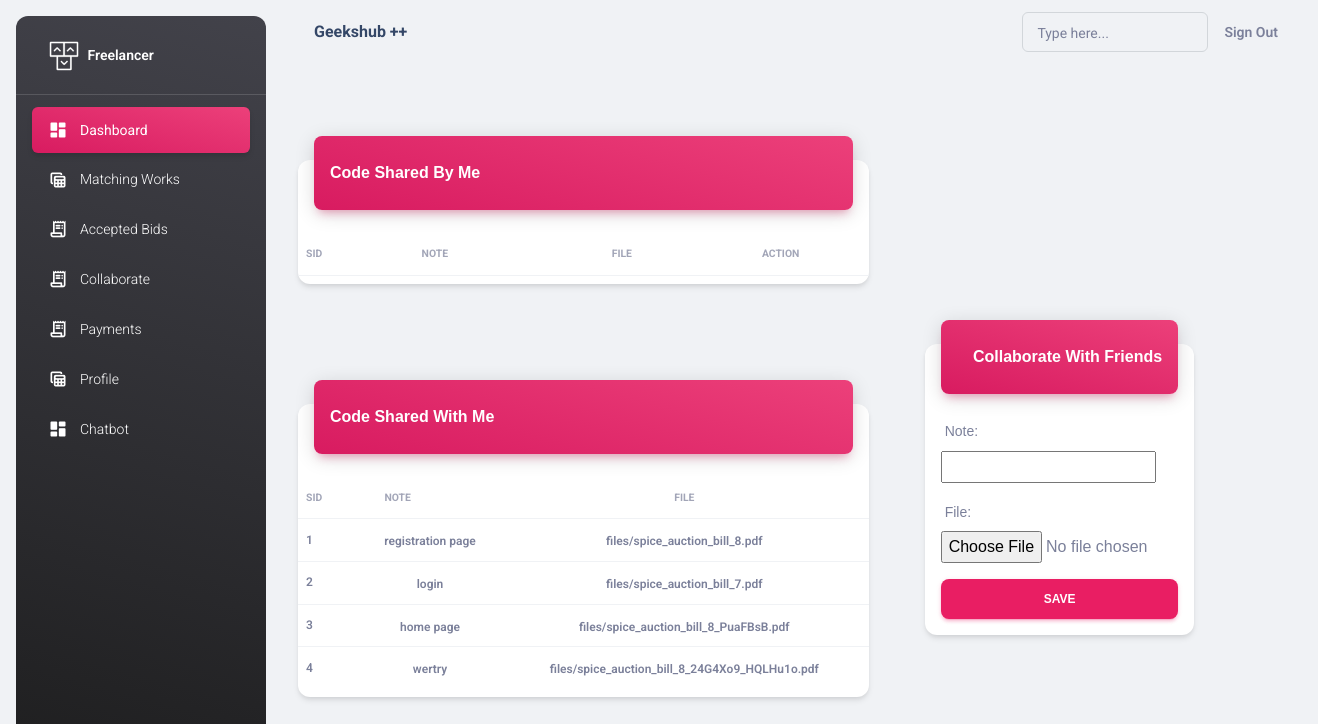
The page /collaborator/ on the database its author committed.
### adminapp/models.py (models this page shows)
class Collaborate(models.Model):
    note = models.CharField(max_length=100,)
    file= models.FileField(upload_to="files",null=True)
    coder = models.ForeignKey(Coder, on_delete=models.CASCADE)

### coderapp/views.py (the view, shortened to what this page needs)
# urls.py: path("collaborator/",views.CollaboratorView.as_view(),name="collaborator"),
class CollaboratorView(FormView):
    template_name = "coderapp/collabarator.html"
    form_class = CollaboratorForm
    success_url = reverse_lazy("collaborator")
    def get_context_data(self, **kwargs):
        context = super().get_context_data(**kwargs)
        context["collaborators"] = Collaborate.objects.filter(coder=self.request.user.id)
        context["collaborator"] = Collaborate.objects.exclude(coder=self.request.user.id)
        return context

### coderapp/forms.py
class CollaboratorForm(forms.ModelForm):
   class Meta:
      model=Collaborate
      fields=["note","file"]

### coderapp/templates/coderapp/collabarator.html (shortened to what this page needs)
{%extends 'coderapp/base.html'%}
{%load static%}
{%block body_block%}
<div class="container-fluid py-4">
    <div class="row">
      <div class="col-7 mb-4 mt-5">
        <div class="card my-4">
          <div class="card-header p-0 position-relative mt-n4 mx-3 z-index-2">
            <div class="bg-gradient-primary shadow-primary border-radius-lg pt-4 pb-3">
              <h6 class="text-white text-capitalize ps-3">Code shared by me</h6>
            </div>
          </div>
          <div class="card-body px-0 pb-2 ">
            <div class="table-responsive p-0">
              <table class="table align-items-center mb-0">
                <thead>
                  <tr>
                    <th class="text-uppercase text-secondary text-xxs font-weight-bolder opacity-7 ps-2">Sid</th>
                    <th class="text-uppercase text-secondary text-xxs font-weight-bolder opacity-7 ">note</th>
                    <th class="text-center text-uppercase text-secondary text-xxs font-weight-bolder opacity-7">file</th>
                    <th class="text-center text-uppercase text-secondary text-xxs font-weight-bolder opacity-7">Action</th>
                  </tr>
                </thead>
              </table>
            </div>
          </div>
        </div>
      </div>
    </div>
    <div class="row">
        <div class="col-7 mb-4 mt-5">
          <div class="card my-4">
            <div class="card-header p-0 position-relative mt-n4 mx-3 z-index-2">
              <div class="bg-gradient-primary shadow-primary border-radius-lg pt-4 pb-3">
                <h6 class="text-white text-capitalize ps-3">Code shared with me</h6>
              </div>
            </div>
            <div class="card-body px-0 pb-2 ">
              <div class="table-responsive p-0">
                <table class="table align-items-center mb-0">
                  <thead>
                    <tr>
                      <th class="text-uppercase text-secondary text-xxs font-weight-bolder opacity-7 ps-2">Sid</th>
                      <th class="text-uppercase text-secondary text-xxs font-weight-bolder opacity-7 ">note</th>
                      <th class="text-center text-uppercase text-secondary text-xxs font-weight-bolder opacity-7">file</th>
                    </tr>
                  </thead>
                  <tbody>
                      {%for c in collaborator%}
                      <tr>
                        <td>
                            <p class="text-xs font-weight-bold mb-0">{{c.id}}</p>
                        </td>
                        <td class="align-middle text-center">
                            <span class="text-secondary text-xs font-weight-bold">{{c.note}}</span>
                        </td>
                        <td class="align-middle text-center">
                          <a href="{{ c.file.url }}" class="text-secondary text-xs font-weight-bold" download>{{ c.file.name }}</a>
                      </td>
                    </tr>
                      {%endfor%}
                  </tbody>
                </table>
              </div>
            </div>
          </div>
        </div>
      </div>
    <div class="type-box d-flex justify-content-end  ">
        <div class="col-5 position-relative">
            <div class="card">
                <div class="card-header p-0 position-relative mt-n4 mx-3 z-index-2">
                    <div class="bg-gradient-primary shadow-primary border-radius-lg pt-4 pb-3">
                        <h6 class="text-white text-capitalize ps-3 text-center">Collaborate With Friends</h6>
                </div>
                <form method="post" enctype="multipart/form-data" class="mt-4">
                    {{form.as_p}}
                    <div class="text-center">
                        <button type="submit" class="btn btn-primary form-control">SAVE</button>
                    </div>
                </div>
            </div>
        </div>
    </div>
  </div>
{%endblock%}

### coderapp/templates/coderapp/collabarator.html (style rules this page uses)
.card-header { position: relative; z-index: 1; font-family: Arial, sans-serif; text-transform: capitalize; }
.type-box { margin-top: -650px; padding: 25%; margin-left: auto; margin-right: -15%; }

### rows shown on the page
Collaborate: id "1", note "registration page", file.name "files/spice_auction_bill_8.pdf"
Collaborate: id "2", note "login", file.name "files/spice_auction_bill_7.pdf"
Collaborate: id "3", note "home page", file.name "files/spice_auction_bill_8_PuaFBsB.pdf"
Collaborate: id "4", note "wertry", file.name "files/spice_auction_bill_8_24G4Xo9_HQLHu1o.pdf"
